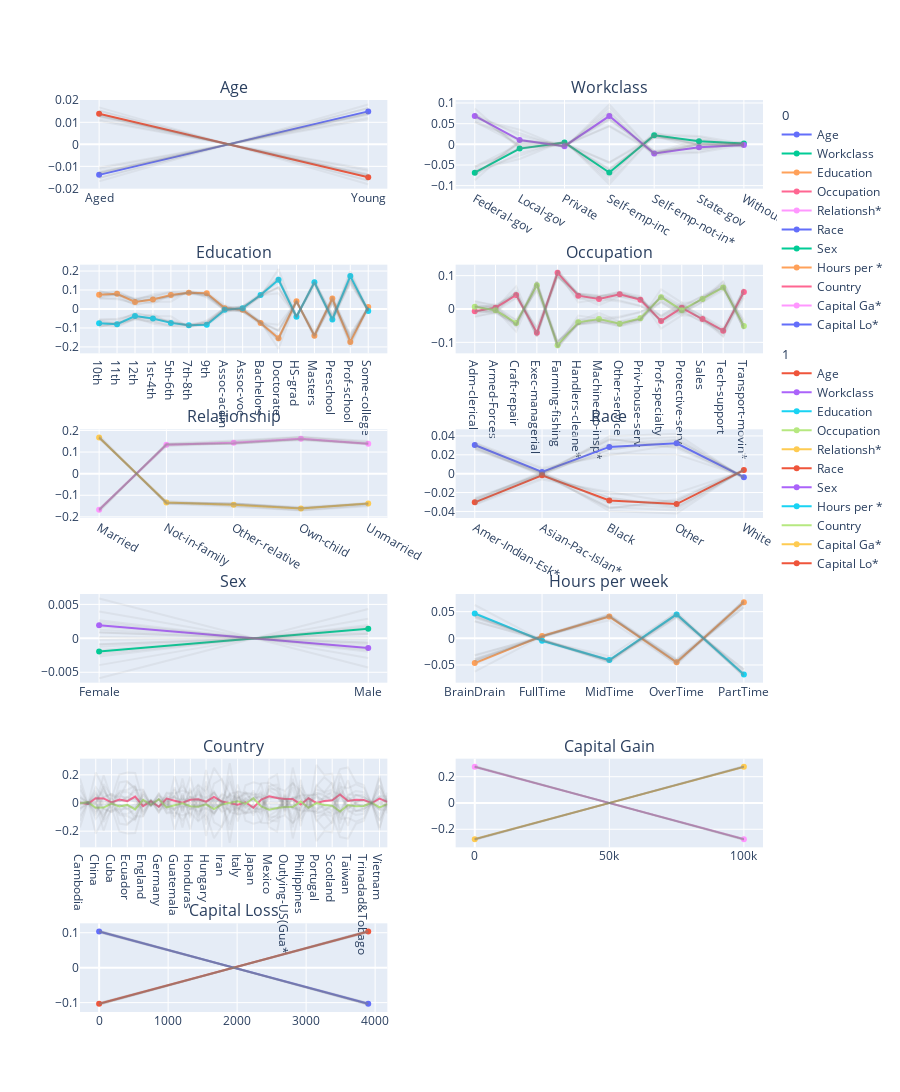

Here is the notebook cell this chart was saved with:
### Code cell
print("ALE results:")
global_explanations["ale"].ipython_plot(class_names=class_names)
